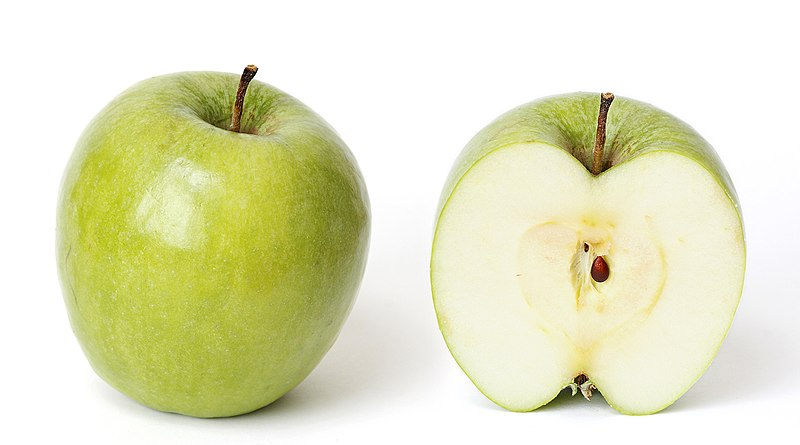
#> input picture 02_Image_Processing/apples.jpg, 800 x 445 px
$ jupyter execute 05_scale_roting.ipynb
#> lines starting #> are read from the running program, lines starting #| are printed output that depends on the picture; after the words box and inside, x2 and y2 are one past the last pixel; in counts of white or black regions, pixels touching at a corner belong together
[cell 1]
# scaling
import cv2

img = cv2.imread('apples.jpg')
#> img is the input picture: shape (445, 800, 3); mean B, G, R 194.3, 228.9, 227.9
(height, width) = img.shape[:2]
#> height = 445; width = 800
res = cv2.resize(img, (int(width / 2), int(height / 2)), interpolation = cv2.INTER_CUBIC)

cv2.imshow('Grayscale Image', res)
cv2.waitKey(0)
cv2.destroyAllWindows()

[cell 2]
# rotation
img = cv2.imread('apples.jpg')
(rows, cols) = img.shape[:2]
#> rows = 445; cols = 800

M = cv2.getRotationMatrix2D((cols / 2, rows / 2), 45, 1)
res = cv2.warpAffine(img, M, (cols, rows))
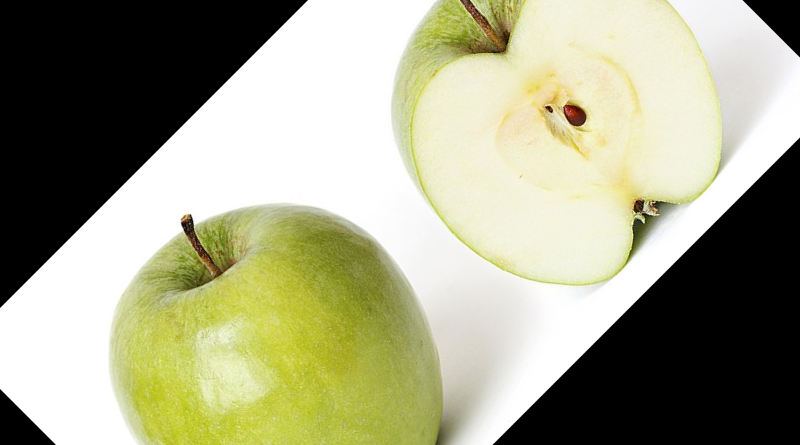
#> res: shape (445, 800, 3); mean B, G, R 136.2, 163.6, 163.2

cv2.imshow('Grayscale Image', res)
cv2.waitKey(0)
cv2.destroyAllWindows()

[cell 3]
# translation
import cv2
import numpy as np

# Create translation matrix.
# If the shift is (x, y) then matrix would be
# M = [1 0 x]
#     [0 1 y]
# Let's shift by (100, 50).
M = np.float32([[1, 0, 100], [0, 1, 50]])

img = cv2.imread('apples.jpg')
(rows, cols) = img.shape[:2]

# warpAffine does appropriate shifting given the
# translation matrix.
res = cv2.warpAffine(img, M, (cols, rows))
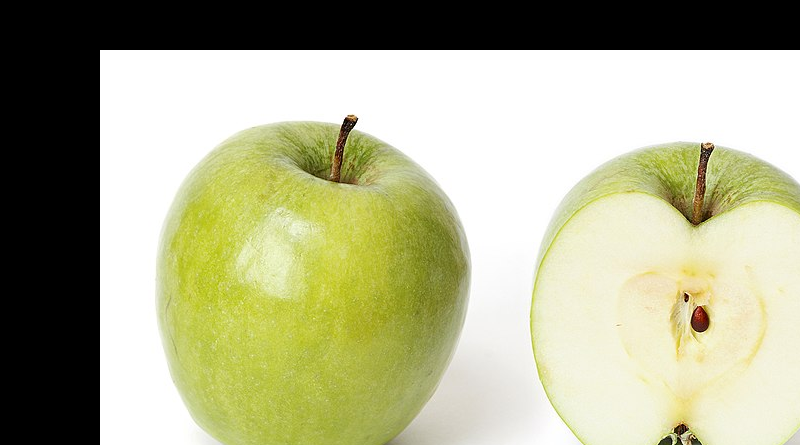
#> res: shape (445, 800, 3); mean B, G, R 142.7, 175.2, 174.3

cv2.imshow('After translation', res)
cv2.waitKey(0)
cv2.destroyAllWindows()

[cell 4]
# edges
img = cv2.imread('apples.jpg')

# Canny edge detection.
edges = cv2.Canny(img, 10, 20)
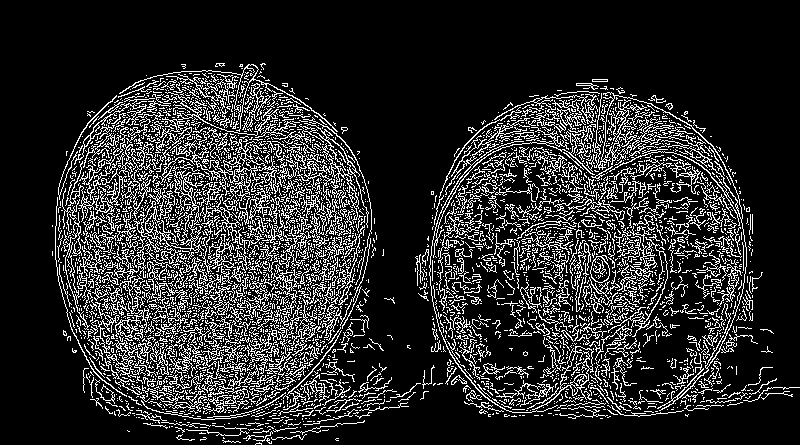
#> edges: shape (445, 800); 16.8% white in thin lines or dots, all inside (x1, y1, x2, y2) = (52, 63, 800, 445)

cv2.imshow('Edges', edges)
cv2.waitKey(0)
cv2.destroyAllWindows()
